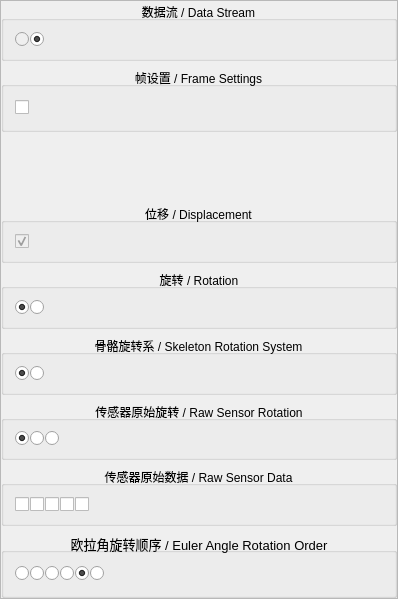
<?xml version="1.0" encoding="UTF-8"?>
<ui version="4.0">
 <class>h2StreamConfigWidget</class>
 <widget class="QWidget" name="h2StreamConfigWidget">
  <property name="geometry">
   <rect>
    <x>0</x>
    <y>0</y>
    <width>398</width>
    <height>599</height>
   </rect>
  </property>
  <property name="windowTitle">
   <string>h2StreamConfigWidget</string>
  </property>
  <layout class="QGridLayout" name="gridLayout">
   <property name="leftMargin">
    <number>0</number>
   </property>
   <property name="topMargin">
    <number>0</number>
   </property>
   <property name="rightMargin">
    <number>0</number>
   </property>
   <property name="bottomMargin">
    <number>0</number>
   </property>
   <item row="1" column="0" rowspan="2">
    <widget class="QScrollArea" name="scrollArea">
     <property name="widgetResizable">
      <bool>true</bool>
     </property>
     <widget class="QWidget" name="scrollAreaWidgetContents">
      <property name="geometry">
       <rect>
        <x>0</x>
        <y>0</y>
        <width>396</width>
        <height>597</height>
       </rect>
      </property>
      <property name="sizePolicy">
       <sizepolicy hsizetype="Preferred" vsizetype="Preferred">
        <horstretch>0</horstretch>
        <verstretch>0</verstretch>
       </sizepolicy>
      </property>
      <layout class="QVBoxLayout" name="verticalLayout">
       <property name="leftMargin">
        <number>0</number>
       </property>
       <property name="topMargin">
        <number>0</number>
       </property>
       <property name="rightMargin">
        <number>0</number>
       </property>
       <property name="bottomMargin">
        <number>0</number>
       </property>
       <item>
        <widget class="QGroupBox" name="GBX_stream">
         <property name="enabled">
          <bool>true</bool>
         </property>
         <property name="minimumSize">
          <size>
           <width>0</width>
           <height>0</height>
          </size>
         </property>
         <property name="title">
           <string>数据流 / Data Stream</string>
         </property>
         <property name="alignment">
          <set>Qt::AlignCenter</set>
         </property>
         <layout class="QHBoxLayout" name="horizontalLayout_4">
          <property name="spacing">
           <number>1</number>
          </property>
          <property name="topMargin">
           <number>6</number>
          </property>
          <property name="bottomMargin">
           <number>6</number>
          </property>
          <item>
           <widget class="QRadioButton" name="RB_binary">
            <property name="enabled">
             <bool>false</bool>
            </property>
            <property name="sizePolicy">
             <sizepolicy hsizetype="Minimum" vsizetype="Fixed">
              <horstretch>0</horstretch>
              <verstretch>0</verstretch>
             </sizepolicy>
            </property>
            <property name="minimumSize">
             <size>
              <width>0</width>
              <height>25</height>
             </size>
            </property>
            <property name="font">
             <font>
              <pointsize>10</pointsize>
             </font>
            </property>
            <property name="checked">
             <bool>false</bool>
            </property>
           </widget>
          </item>
          <item>
           <widget class="QRadioButton" name="RB_string">
            <property name="enabled">
             <bool>true</bool>
            </property>
            <property name="sizePolicy">
             <sizepolicy hsizetype="Minimum" vsizetype="Preferred">
              <horstretch>0</horstretch>
              <verstretch>0</verstretch>
             </sizepolicy>
            </property>
            <property name="minimumSize">
             <size>
              <width>0</width>
              <height>25</height>
             </size>
            </property>
            <property name="font">
             <font>
              <pointsize>10</pointsize>
             </font>
            </property>
            <property name="checked">
             <bool>true</bool>
            </property>
           </widget>
          </item>
          <item>
           <spacer name="horizontalSpacer">
            <property name="orientation">
             <enum>Qt::Horizontal</enum>
            </property>
            <property name="sizeHint" stdset="0">
             <size>
              <width>40</width>
              <height>20</height>
             </size>
            </property>
           </spacer>
          </item>
         </layout>
        </widget>
       </item>
       <item>
        <widget class="QGroupBox" name="GBX_frame">
         <property name="title">
          <string>帧设置 / Frame Settings</string>
         </property>
         <property name="alignment">
          <set>Qt::AlignCenter</set>
         </property>
         <layout class="QGridLayout" name="gridLayout_2">
          <item row="0" column="0">
           <widget class="QCheckBox" name="CBX_jumboFrame">
           </widget>
          </item>
          <item row="0" column="2">
           <spacer name="horizontalSpacer_2">
            <property name="orientation">
             <enum>Qt::Horizontal</enum>
            </property>
            <property name="sizeHint" stdset="0">
             <size>
              <width>40</width>
              <height>20</height>
             </size>
            </property>
           </spacer>
          </item>
          <item row="0" column="1">
           <widget class="QLabel" name="label">
           </widget>
          </item>
         </layout>
        </widget>
       </item>
       <item>
        <widget class="QLabel" name="LBL_skeleton_hint">
        </widget>
       </item>
       <item>
        <widget class="QGroupBox" name="GBX_loc">
         <property name="title">
          <string>位移 / Displacement</string>
         </property>
         <property name="alignment">
          <set>Qt::AlignCenter</set>
         </property>
         <layout class="QHBoxLayout" name="horizontalLayout_5">
          <property name="topMargin">
           <number>6</number>
          </property>
          <property name="bottomMargin">
           <number>6</number>
          </property>
          <item>
           <widget class="QCheckBox" name="CBX_displacement">
            <property name="enabled">
             <bool>false</bool>
            </property>
            <property name="sizePolicy">
             <sizepolicy hsizetype="Maximum" vsizetype="Preferred">
              <horstretch>0</horstretch>
              <verstretch>0</verstretch>
             </sizepolicy>
            </property>
            <property name="font">
             <font>
              <pointsize>10</pointsize>
             </font>
            </property>
            <property name="checked">
             <bool>true</bool>
            </property>
           </widget>
          </item>
          <item>
           <widget class="QLabel" name="label_2">
           </widget>
          </item>
          <item>
           <spacer name="horizontalSpacer_3">
            <property name="orientation">
             <enum>Qt::Horizontal</enum>
            </property>
            <property name="sizeHint" stdset="0">
             <size>
              <width>40</width>
              <height>20</height>
             </size>
            </property>
           </spacer>
          </item>
         </layout>
        </widget>
       </item>
       <item>
        <widget class="QGroupBox" name="GBX_rot">
         <property name="title">
          <string>旋转 / Rotation</string>
         </property>
         <property name="alignment">
          <set>Qt::AlignCenter</set>
         </property>
         <layout class="QHBoxLayout" name="horizontalLayout_6">
          <property name="spacing">
           <number>1</number>
          </property>
          <property name="topMargin">
           <number>6</number>
          </property>
          <property name="bottomMargin">
           <number>6</number>
          </property>
          <item>
           <widget class="QRadioButton" name="RB_skeletonQuat">
            <property name="checked">
             <bool>true</bool>
            </property>
           </widget>
          </item>
          <item>
           <widget class="QRadioButton" name="RB_skeletonEuler">
            <property name="checked">
             <bool>false</bool>
            </property>
           </widget>
          </item>
          <item>
           <spacer name="horizontalSpacer_6">
            <property name="orientation">
             <enum>Qt::Horizontal</enum>
            </property>
            <property name="sizeHint" stdset="0">
             <size>
              <width>40</width>
              <height>20</height>
             </size>
            </property>
           </spacer>
          </item>
         </layout>
        </widget>
       </item>
       <item>
        <widget class="QGroupBox" name="GBX_rotAxis">
         <property name="title">
          <string>骨骼旋转系 / Skeleton Rotation System</string>
         </property>
         <property name="alignment">
          <set>Qt::AlignCenter</set>
         </property>
         <layout class="QHBoxLayout" name="horizontalLayout">
          <property name="spacing">
           <number>1</number>
          </property>
          <property name="topMargin">
           <number>6</number>
          </property>
          <property name="bottomMargin">
           <number>6</number>
          </property>
          <item>
           <widget class="QRadioButton" name="RB_skeletonLocalCoord">
            <property name="checked">
             <bool>true</bool>
            </property>
           </widget>
          </item>
          <item>
           <widget class="QRadioButton" name="RB_skeletonGlobalCoord">
            <property name="checked">
             <bool>false</bool>
            </property>
           </widget>
          </item>
          <item>
           <spacer name="horizontalSpacer_7">
            <property name="orientation">
             <enum>Qt::Horizontal</enum>
            </property>
            <property name="sizeHint" stdset="0">
             <size>
              <width>40</width>
              <height>20</height>
             </size>
            </property>
           </spacer>
          </item>
         </layout>
        </widget>
       </item>
       <item>
        <widget class="QGroupBox" name="GBX_sensorRot">
         <property name="title">
          <string>传感器原始旋转 / Raw Sensor Rotation</string>
         </property>
         <property name="alignment">
          <set>Qt::AlignCenter</set>
         </property>
         <layout class="QHBoxLayout" name="horizontalLayout_2">
          <property name="spacing">
           <number>1</number>
          </property>
          <property name="topMargin">
           <number>6</number>
          </property>
          <property name="bottomMargin">
           <number>6</number>
          </property>
          <item>
           <widget class="QRadioButton" name="RB_rtSensorOff">
            <property name="checked">
             <bool>true</bool>
            </property>
           </widget>
          </item>
          <item>
           <widget class="QRadioButton" name="RB_rtSensorQuat">
           </widget>
          </item>
          <item>
           <widget class="QRadioButton" name="RB_rtSensorEuler">
           </widget>
          </item>
          <item>
           <spacer name="horizontalSpacer_9">
            <property name="orientation">
             <enum>Qt::Horizontal</enum>
            </property>
            <property name="sizeHint" stdset="0">
             <size>
              <width>40</width>
              <height>20</height>
             </size>
            </property>
           </spacer>
          </item>
         </layout>
        </widget>
       </item>
       <item>
        <widget class="QGroupBox" name="GBX_sensor">
         <property name="title">
          <string>传感器原始数据 / Raw Sensor Data</string>
         </property>
         <property name="alignment">
          <set>Qt::AlignCenter</set>
         </property>
         <layout class="QHBoxLayout" name="horizontalLayout_3">
          <property name="spacing">
           <number>1</number>
          </property>
          <property name="topMargin">
           <number>6</number>
          </property>
          <property name="bottomMargin">
           <number>6</number>
          </property>
          <item>
           <widget class="QCheckBox" name="CBX_rtSensorAccel">
            <property name="sizePolicy">
             <sizepolicy hsizetype="Preferred" vsizetype="Fixed">
              <horstretch>0</horstretch>
              <verstretch>0</verstretch>
             </sizepolicy>
            </property>

           </widget>
          </item>
          <item>
           <widget class="QCheckBox" name="CBX_rtSensorLAccel">
            <property name="sizePolicy">
             <sizepolicy hsizetype="Preferred" vsizetype="Fixed">
              <horstretch>0</horstretch>
              <verstretch>0</verstretch>
             </sizepolicy>
            </property>

           </widget>
          </item>
          <item>
           <widget class="QCheckBox" name="CBX_rtSensorGyro">
            <property name="sizePolicy">
             <sizepolicy hsizetype="Preferred" vsizetype="Fixed">
              <horstretch>0</horstretch>
              <verstretch>0</verstretch>
             </sizepolicy>
            </property>

           </widget>
          </item>
          <item>
           <widget class="QCheckBox" name="CBX_rtSensorMag">
            <property name="sizePolicy">
             <sizepolicy hsizetype="Preferred" vsizetype="Fixed">
              <horstretch>0</horstretch>
              <verstretch>0</verstretch>
             </sizepolicy>
            </property>

           </widget>
          </item>
          <item>
           <widget class="QCheckBox" name="CBX_rtSensorFlex">
           </widget>
          </item>
          <item>
           <spacer name="horizontalSpacer_11">
            <property name="orientation">
             <enum>Qt::Horizontal</enum>
            </property>
            <property name="sizeHint" stdset="0">
             <size>
              <width>40</width>
              <height>20</height>
             </size>
            </property>
           </spacer>
          </item>
         </layout>
        </widget>
       </item>
       <item>
        <widget class="QGroupBox" name="GBX_rotOrder">
         <property name="font">
          <font>
           <pointsize>10</pointsize>
          </font>
         </property>
         <property name="title">
          <string>欧拉角旋转顺序 / Euler Angle Rotation Order</string>
         </property>
         <property name="alignment">
          <set>Qt::AlignCenter</set>
         </property>
         <layout class="QHBoxLayout" name="horizontalLayout_11">
          <property name="spacing">
           <number>1</number>
          </property>
          <item>
           <widget class="QRadioButton" name="RB_xyz">
            <property name="sizePolicy">
             <sizepolicy hsizetype="Maximum" vsizetype="Fixed">
              <horstretch>0</horstretch>
              <verstretch>0</verstretch>
             </sizepolicy>
            </property>
            <property name="font">
             <font>
              <pointsize>10</pointsize>
             </font>
            </property>
           </widget>
          </item>
          <item>
           <widget class="QRadioButton" name="RB_xzy">
            <property name="sizePolicy">
             <sizepolicy hsizetype="Maximum" vsizetype="Fixed">
              <horstretch>0</horstretch>
              <verstretch>0</verstretch>
             </sizepolicy>
            </property>
            <property name="font">
             <font>
              <pointsize>10</pointsize>
             </font>
            </property>
           </widget>
          </item>
          <item>
           <widget class="QRadioButton" name="RB_yxz">
            <property name="sizePolicy">
             <sizepolicy hsizetype="Maximum" vsizetype="Fixed">
              <horstretch>0</horstretch>
              <verstretch>0</verstretch>
             </sizepolicy>
            </property>
           </widget>
          </item>
          <item>
           <widget class="QRadioButton" name="RB_yzx">
            <property name="sizePolicy">
             <sizepolicy hsizetype="Maximum" vsizetype="Fixed">
              <horstretch>0</horstretch>
              <verstretch>0</verstretch>
             </sizepolicy>
            </property>
            <property name="font">
             <font>
              <pointsize>10</pointsize>
             </font>
            </property>
           </widget>
          </item>
          <item>
           <widget class="QRadioButton" name="RB_zxy">
            <property name="sizePolicy">
             <sizepolicy hsizetype="Maximum" vsizetype="Fixed">
              <horstretch>0</horstretch>
              <verstretch>0</verstretch>
             </sizepolicy>
            </property>
            <property name="font">
             <font>
              <pointsize>10</pointsize>
             </font>
            </property>
            <property name="checked">
             <bool>true</bool>
            </property>
           </widget>
          </item>
          <item>
           <widget class="QRadioButton" name="RB_zyx">
            <property name="sizePolicy">
             <sizepolicy hsizetype="Maximum" vsizetype="Fixed">
              <horstretch>0</horstretch>
              <verstretch>0</verstretch>
             </sizepolicy>
            </property>
            <property name="font">
             <font>
              <pointsize>10</pointsize>
             </font>
            </property>
           </widget>
          </item>
          <item>
           <spacer name="horizontalSpacer_4">
            <property name="orientation">
             <enum>Qt::Horizontal</enum>
            </property>
            <property name="sizeHint" stdset="0">
             <size>
              <width>40</width>
              <height>20</height>
             </size>
            </property>
           </spacer>
          </item>
         </layout>
        </widget>
       </item>
      </layout>
     </widget>
    </widget>
   </item>
  </layout>
 </widget>
 <layoutdefault spacing="6" margin="11"/>
 <resources/>
 <connections/>
</ui>
